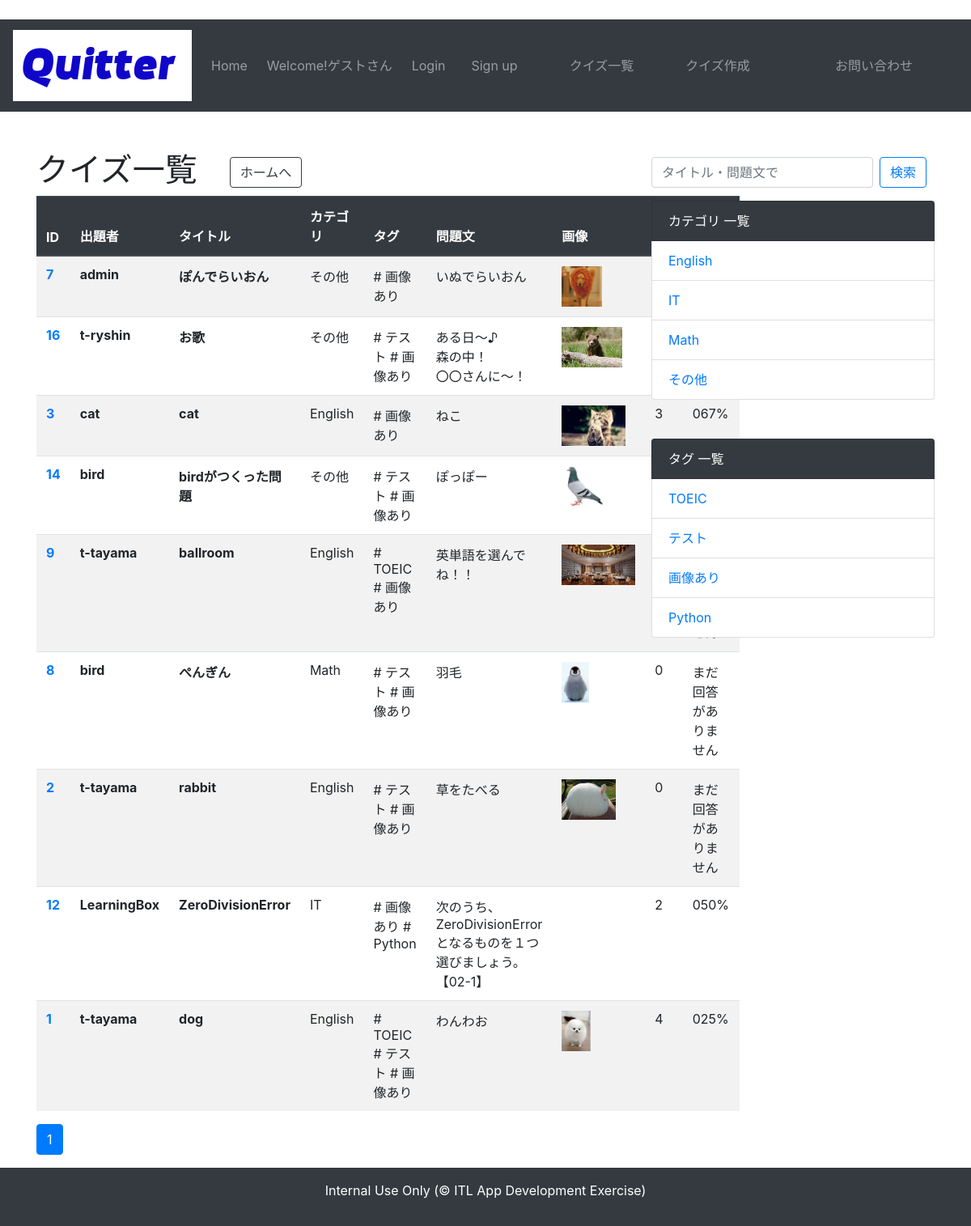
/quiz/list/, run on the app's committed database.
### quiz/models.py (models this page shows, shortened)
class Quiz(models.Model):
    QUIZ_CHOICES = (
        ('a', 'a'), ('b', 'b'), ('c', 'c'), ('d', 'd')
        )
    author = models.ForeignKey(User,verbose_name='作成者',on_delete=models.CASCADE)
    title = models.CharField('タイトル', max_length=255)
    text = models.TextField('問題文')
    image = models.ImageField('画像', upload_to='img', blank=True, null=True)
    category = models.ForeignKey(Category, verbose_name='カテゴリ', blank=False, on_delete=models.PROTECT)
    tag = models.ManyToManyField(Tag, verbose_name='タグ', blank=True)
    choice_a = models.CharField('選択肢a', max_length=255)
    choice_b = models.CharField('選択肢b', max_length=255)
    choice_c = models.CharField('選択肢c', max_length=255)
    choice_d = models.CharField('選択肢d', max_length=255)
    correct_answer = models.CharField('正解', choices=QUIZ_CHOICES, max_length=1)
    explanation = models.TextField('解説', blank=True)
    created_at = models.DateTimeField('問題更新日', default=timezone.now)

class Category(models.Model):
    name = models.CharField('カテゴリ名', max_length=255)
    def __str__(self):
        return self.name

class Tag(models.Model):
    name = models.CharField('タグ名', max_length=255)
    def __str__(self):
        return self.name

### account/models.py (models this page shows)
class User(AbstractUser):
    pass

### quiz/views.py (the view)
# urls.py: path('list/', views.QuizListView.as_view(), name='list'),
class QuizListView(ListView):
    model = Quiz
    context_object_name = 'quiz_list'
    template_name = 'quiz/list.html'
    ordering = ['-created_at']
    paginate_by = 10
    def get_context_data(self, **kwargs):
        context = super().get_context_data(**kwargs)
        all_quiz_list = Quiz.objects.order_by('-created_at')
        quiz_dict = get_quiz_dict(all_quiz_list)
        context['quiz_dict'] = quiz_dict
        return context

### quiz/context_processors.py (called while the page is built)
def common(request):
    context = {
        'category_list':Category.objects.all(),
        'tag_list':Tag.objects.all()
    }
    return context

### quiz/func.py (called while the page is built)
def get_quiz_dict(quiz_list):
    quiz_dict = {}
    for quiz in quiz_list:
        quiz_id = quiz.id
        answer = Answer.objects.filter(quiz=quiz_id) # 問題IDでフィルターした回答履歴
        total_count = answer.count() # 総回答数
        correct_count = answer.filter(is_correct=True).count() # 正解の回答数
        try:
            correct_rate = f'{correct_count / total_count * 100:03.0f}%'
        except ZeroDivisionError:
            correct_rate = "まだ回答がありません"
        quiz_dict[quiz] = {
            'total_count': total_count,
            'correct_rate': correct_rate,
        }
    return quiz_dict

### quiz/templatetags/mytag.py (called while the page is built)
@register.simple_tag
def url_replace(request, field, value):
    url_dict = request.GET.copy()
    url_dict[field] = value
    return url_dict.urlencode()

### templates/quiz/list.html (shortened to what this page needs)
{% extends 'base.html' %}
{% load static %}
{% block content %}
<h1>クイズ一覧　<a href="{% url 'quiz:index' %}"><button type="button" class="btn btn-outline-dark">ホームへ</button></a></h1>
<table class="table table-striped">
    <thead class="thead-dark">
        <tr>
            <th>ID</th>
            <th>出題者</th>
            <th>タイトル</th>
            <th>カテゴリ</th>
            <th>タグ</th>
            <th>問題文</th>
            <th>画像</th>
            <th>PV数</th>
            <th>正答率</th>
        </tr>
    </thead>
    <tbody>
        {% for quiz, value in quiz_dict.items %}
        <tr>
            <th scope="row"><a href="{% url 'quiz:detail' quiz.pk %}">{{ quiz.pk }}</a></th>
            <th>{{ quiz.author }}</th>
            <th>{{ quiz.title }}</th>
            <td>{{ quiz.category }}</td>
            <td>{% for tag in quiz.tag.all %} # {{ tag }}{% endfor %}</td>
            <td>{{ quiz.text|linebreaksbr }}</td>
            <td>{% if quiz.image %}<img src="{{ quiz.image.url }}" height=50>{% endif %}</td>
            <td>{{ value.total_count }}</td>
            <td>{{ value.correct_rate }}</td>
        </tr>
        {% endfor %}
    </tbody>
</table>
{% include 'paginate.html' %}
{% endblock content %}
{% block sidebar %}
           <ul class="list-group mt-2 mb-3">
                <form class="form-inline my-2 my-lg-0" method="GET" action="{% url 'quiz:search' %}">
                    <input class="form-control mr-sm-2" type="text" placeholder="タイトル・問題文で" aria-label="Search" name="keyword">
                    <button class="btn btn-outline-primary my-2 my-sm-0" type="submit">検索</button>
                </form>
            </ul>
            <ul class="list-group mb-5">
                <li class="list-group-item bg-dark text-white">カテゴリ 一覧</li>
                {% for category in category_list %}
                    <li class="list-group-item"><a href="{% url 'quiz:category' category.pk %}">{{ category }}</a></li>
                {% endfor %}
            </ul>
            <ul class="list-group">
                <li class="list-group-item bg-dark text-white">タグ 一覧</li>
                {% for tag in tag_list %}
                    <li class="list-group-item"><a href="{% url 'quiz:tag' tag.pk %}">{{ tag }}</a></li>
                {% endfor %}
            </ul>
{% endblock sidebar %}

### data on the page
Quiz: pk "7", author "admin", title "ぽんでらいおん", category "その他", text "いぬでらいおん", image (picture)
Tag: name "画像あり"
Quiz: pk "16", author "t-ryshin", title "お歌", category "その他", text "ある日～♪ 森の中！ 〇〇さんに～！", image (picture)
Tag: name "テスト"
Quiz: pk "3", author "cat", title "cat", category "English", text "ねこ", image (picture), total_count "3", correct_rate "067%"
Quiz: pk "14", author "bird", title "birdがつくった問題", category "その他", text "ぽっぽー", image (picture)
Quiz: pk "9", author "t-tayama", title "ballroom", category "English", text "英単語を選んでね！！", image (picture)
Tag: name "TOEIC"
Quiz: pk "8", author "bird", title "ぺんぎん", category "Math", text "羽毛", image (picture), total_count "0", correct_rate "まだ回答がありません"
Quiz: pk "2", author "t-tayama", title "rabbit", category "English", text "草をたべる", image (picture), total_count "0", correct_rate "まだ回答がありません"
Quiz: pk "12", author "LearningBox", title "ZeroDivisionError", category "IT", text "次のうち、ZeroDivisionErrorとなるものを１つ選びましょう。【02-1】", total_count "2", correct_rate "050%"
Tag: name "Python"
Quiz: pk "1", author "t-tayama", title "dog", category "English", text "わんわお", image (picture), total_count "4", correct_rate "025%"
Category: name "English"
Category: name "IT"
Category: name "Math"
Category: name "その他"

### other printed values
{{ link_page }} "1"
